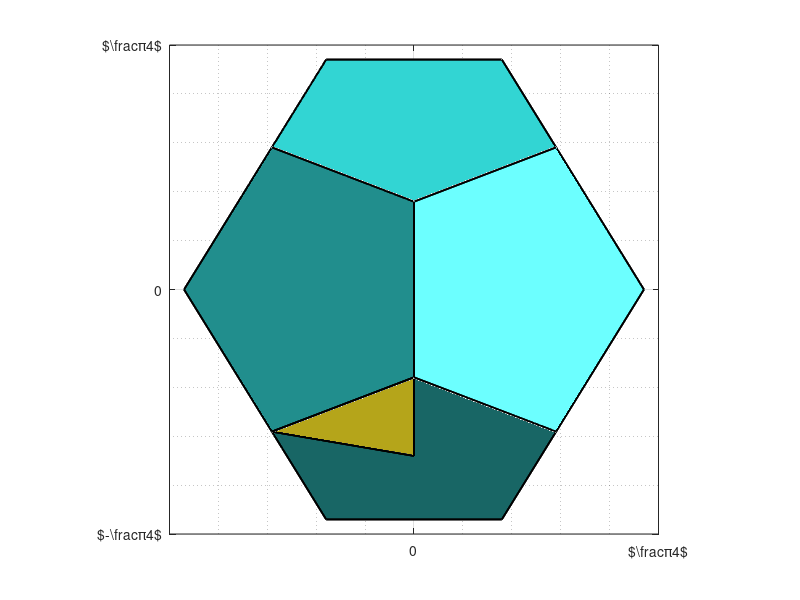

This figure's MATLAB source: (Note: this script raises an error after producing the figure.)
close all; clear; clc;

%% Conceptual plot for F_{H\SO(3)/H}, H -> Icosahedral symmetry group

ruby = [255, 0, 0] / 255;
% -------------------------------------------------------------------------

phi = 0.5 * (1.0 + sqrt (5.0));
c = 4.0 * pi / (sqrt (250.0 + 110.0 * sqrt (5.0)) * (sqrt (5.0) - 1.0));

tile = struct ('face_x', 0, 'face_y', 0, 'face_z', 0, 'face_center', 0);

tile(1).face_x = c * [0, 0, 1, phi, 1];
tile(1).face_y = c * [1/phi, -1/phi, -1, 0, 1];
tile(1).face_z = c * [phi, phi, 1, 1/phi, 1];

tile(2).face_x = c * [0, 0, -1, -phi, -1];
tile(2).face_y = c * [1/phi, -1/phi, -1, 0, 1];
tile(2).face_z = c * [phi, phi, 1, 1/phi, 1];

tile(3).face_x = c * [0, -1, -1/phi, 1/phi, 1];
tile(3).face_y = c * [-1/phi, -1, -phi, -phi, -1];
tile(3).face_z = c * [phi, 1, 0, 0, 1];

tile(4).face_x = c * [0, -1, -1/phi, 1/phi, 1];
tile(4).face_y = c * [1/phi, 1, phi, phi, 1];
tile(4).face_z = c * [phi, 1, 0, 0, 1];

tile(5).face_x = c * [1, phi, phi, 1, 1/phi];
tile(5).face_y = c * [-1, 0, 0, -1, -phi];
tile(5).face_z = c * [1, 1/phi, -1/phi, -1, 0];

tile(6).face_x = c * [-1, -phi, -phi, -1, -1/phi];
tile(6).face_y = c * [-1, 0, 0, -1, -phi];
tile(6).face_z = c * [1, 1/phi, -1/phi, -1, 0];

tile(7).face_x = c * [1, phi, phi, 1, 1/phi];
tile(7).face_y = c * [1, 0, 0, 1, phi];
tile(7).face_z = c * [1, 1/phi, -1/phi, -1, 0];

tile(8).face_x = c * [-1, -phi, -phi, -1, -1/phi];
tile(8).face_y = c * [1, 0, 0, 1, phi];
tile(8).face_z = c * [1, 1/phi, -1/phi, -1, 0];

tile(9).face_x = c * [0, 0, 1, phi, 1];
tile(9).face_y = c * [1/phi, -1/phi, -1, 0, 1];
tile(9).face_z = c * [-phi, -phi, -1, -1/phi, -1];

tile(10).face_x = c * [0, 0, -1, -phi, -1];
tile(10).face_y = c * [1/phi, -1/phi, -1, 0, 1];
tile(10).face_z = c * [-phi, -phi, -1, -1/phi, -1];

tile(11).face_x = c * [0, -1, -1/phi, 1/phi, 1];
tile(11).face_y = c * [-1/phi, -1, -phi, -phi, -1];
tile(11).face_z = c * [-phi, -1, 0, 0, -1];

tile(12).face_x = c * [0, -1, -1/phi, 1/phi, 1];
tile(12).face_y = c * [1/phi, 1, phi, phi, 1];
tile(12).face_z = c * [-phi, -1, 0, 0, -1];

for face_index = 1 : 12

 tile(face_index).face_center = [mean(tile(face_index).face_x), mean(tile(face_index).face_y), mean(tile(face_index).face_z)];
 
end

figure; hold on;

for face_index = 1 : 12
    
 if ( face_index == 3 )
     
  trisurf ([1, 2, 3, 4, 5, 6], [tile(face_index).face_x(1), tile(face_index).face_center(1), tile(face_index).face_x(2 : end)], [tile(face_index).face_y(1), tile(face_index).face_center(2), tile(face_index).face_y(2 : end)], [tile(face_index).face_z(1), tile(face_index).face_center(3), tile(face_index).face_z(2 : end)], 'FaceAlpha', 0.5, 'Linewidth', 1.3);
     
 else
     
  trisurf ([1, 2, 3, 4, 5], tile(face_index).face_x, tile(face_index).face_y, tile(face_index).face_z, 'FaceAlpha', 0.5, 'Linewidth', 1.3);

 end
  
end

wedge_vert_x = [0.0, tile(1).face_x, tile(1).face_center(1)];
wedge_vert_y = [0.0, tile(1).face_y, tile(1).face_center(2)];
wedge_vert_z = [0.0, tile(1).face_z, tile(1).face_center(3)];

wedge_tri = [1, 2, 3, 7; 1, 3, 4, 7; 1, 4, 5, 7; 1, 5, 6, 7; 1, 6, 2, 7];

wedge_vert_x = [wedge_vert_x, tile(2).face_x(3 : end), tile(2).face_center(1)];
wedge_vert_y = [wedge_vert_y, tile(2).face_y(3 : end), tile(2).face_center(2)];
wedge_vert_z = [wedge_vert_z, tile(2).face_z(3 : end), tile(2).face_center(3)];

wedge_tri = [wedge_tri; 1, 3, 2, 11; 1, 2, 10, 11; 1, 10, 9, 11; 1, 9, 8, 11; 1, 8, 3, 11];

wedge_vert_x = [wedge_vert_x, tile(3).face_x([3, 4]), tile(3).face_center(1)];
wedge_vert_y = [wedge_vert_y, tile(3).face_y([3, 4]), tile(3).face_center(2)];
wedge_vert_z = [wedge_vert_z, tile(3).face_z([3, 4]), tile(3).face_center(3)];

wedge_tri = [wedge_tri; 1, 3, 8, 14; 1, 8, 12, 14; 1, 12, 13, 14; 1, 13, 4, 14; 1, 4, 3, 14];

wedge_vert_x = [wedge_vert_x, tile(4).face_x([3, 4]), tile(4).face_center(1)];
wedge_vert_y = [wedge_vert_y, tile(4).face_y([3, 4]), tile(4).face_center(2)];
wedge_vert_z = [wedge_vert_z, tile(4).face_z([3, 4]), tile(4).face_center(3)];

wedge_tri = [wedge_tri; 1, 2, 6, 17; 1, 6, 16, 17; 1, 16, 15, 17; 1, 15, 10, 17; 1, 10, 2, 17];

wedge_vert_x = [wedge_vert_x, tile(5).face_x([3, 4]), tile(5).face_center(1)];
wedge_vert_y = [wedge_vert_y, tile(5).face_y([3, 4]), tile(5).face_center(2)];
wedge_vert_z = [wedge_vert_z, tile(5).face_z([3, 4]), tile(5).face_center(3)];

wedge_tri = [wedge_tri; 1, 4, 13, 20; 1, 13, 19, 20; 1, 19, 18, 20; 1, 18, 5, 20; 1, 5, 4, 20];

wedge_vert_x = [wedge_vert_x, tile(6).face_x([3, 4]), tile(6).face_center(1)];
wedge_vert_y = [wedge_vert_y, tile(6).face_y([3, 4]), tile(6).face_center(2)];
wedge_vert_z = [wedge_vert_z, tile(6).face_z([3, 4]), tile(6).face_center(3)];

wedge_tri = [wedge_tri; 1, 8, 9, 23; 1, 9, 21, 23; 1, 21, 22, 23; 1, 22, 12, 23; 1, 12, 8, 23];

wedge_vert_x = [wedge_vert_x, tile(7).face_x(4), tile(7).face_center(1)];
wedge_vert_y = [wedge_vert_y, tile(7).face_y(4), tile(7).face_center(2)];
wedge_vert_z = [wedge_vert_z, tile(7).face_z(4), tile(7).face_center(3)];

wedge_tri = [wedge_tri; 1, 6, 5, 25; 1, 5, 18, 25; 1, 18, 24, 25; 1, 24, 16, 25; 1, 16, 6, 25];

wedge_vert_x = [wedge_vert_x, tile(8).face_x(4), tile(8).face_center(1)];
wedge_vert_y = [wedge_vert_y, tile(8).face_y(4), tile(8).face_center(2)];
wedge_vert_z = [wedge_vert_z, tile(8).face_z(4), tile(8).face_center(3)];

wedge_tri = [wedge_tri; 1, 10, 15, 27; 1, 15, 26, 27; 1, 26, 21, 27; 1, 21, 9, 27; 1, 9, 10, 27];

wedge_vert_x = [wedge_vert_x, tile(9).face_x([1, 2]), tile(9).face_center(1)];
wedge_vert_y = [wedge_vert_y, tile(9).face_y([1, 2]), tile(9).face_center(2)];
wedge_vert_z = [wedge_vert_z, tile(9).face_z([1, 2]), tile(9).face_center(3)];

wedge_tri = [wedge_tri; 1, 13, 12, 32; 1, 12, 22, 32; 1, 22, 29, 32; 1, 29, 19, 32; 1, 19, 13, 32];

wedge_vert_x = [wedge_vert_x, tile(10).face_center(1)];
wedge_vert_y = [wedge_vert_y, tile(10).face_center(2)];
wedge_vert_z = [wedge_vert_z, tile(10).face_center(3)];

wedge_tri = [wedge_tri; 1, 15, 16, 33; 1, 16, 24, 33; 1, 24, 28, 33; 1, 28, 26, 33; 1, 26, 15, 33];

wedge_vert_x = [wedge_vert_x, tile(11).face_center(1)];
wedge_vert_y = [wedge_vert_y, tile(11).face_center(2)];
wedge_vert_z = [wedge_vert_z, tile(11).face_center(3)];

wedge_tri = [wedge_tri; 1, 18, 19, 30; 1, 19, 29, 30; 1, 29, 28, 30; 1, 28, 24, 30; 1, 24, 18, 30];

wedge_vert_x = [wedge_vert_x, tile(12).face_center(1)];
wedge_vert_y = [wedge_vert_y, tile(12).face_center(2)];
wedge_vert_z = [wedge_vert_z, tile(12).face_center(3)];

wedge_tri = [wedge_tri; 1, 21, 26, 31; 1, 26, 28, 31; 1, 28, 29, 31; 1, 29, 22, 31; 1, 22, 21, 31];

wedge = struct ('x', 0, 'y', 0, 'z', 0);
wedge_counter = 1;

for face_index = 3 : 3
    
 wedge(wedge_counter).x = [tile(face_index).face_x(1), tile(face_index).face_x(2), tile(face_index).face_center(1), 0.0];
 wedge(wedge_counter).y = [tile(face_index).face_y(1), tile(face_index).face_y(2), tile(face_index).face_center(2), 0.0];
 wedge(wedge_counter).z = [tile(face_index).face_z(1), tile(face_index).face_z(2), tile(face_index).face_center(3), 0.0];
 
 trisurf ([1, 2, 3], wedge(wedge_counter).x, wedge(wedge_counter).y, wedge(wedge_counter).z, wedge(wedge_counter).z + 0.5 * pi, 'FaceAlpha', 1.0, 'Linewidth', 1.3);
 trisurf ([1, 2, 4], wedge(wedge_counter).x, wedge(wedge_counter).y, wedge(wedge_counter).z, wedge(wedge_counter).z + 0.5 * pi, 'FaceAlpha', 1.0, 'Linewidth', 1.3);
 trisurf ([1, 3, 4], wedge(wedge_counter).x, wedge(wedge_counter).y, wedge(wedge_counter).z, wedge(wedge_counter).z + 0.5 * pi, 'FaceAlpha', 1.0, 'Linewidth', 1.3);
 trisurf ([2, 3, 4], wedge(wedge_counter).x, wedge(wedge_counter).y, wedge(wedge_counter).z, wedge(wedge_counter).z + 0.5 * pi, 'FaceAlpha', 1.0, 'Linewidth', 1.3);
    
end

hold off;

light ('Position', 10.0 * [1.0, 0.5, 1.0]);
light ('Position', 3.0 * [0.0, 0.0, 1.0]);
light ('Position', 2.0 * [1.0, 1.0, 0.5]);

%xlabel ('x', 'FontWeight', 'bold');
%ylabel ('y', 'FontWeight', 'bold');
%ZLABEL = zlabel ('z', 'FontWeight', 'bold');

axis (0.25 * pi * [-1.0, 1.0, -1.0, 1.0, -1.0, 1.0]);
axis square;
grid on;
grid minor;
box on;

xticks ([-0.25 * pi, 0.0, 0.25 * pi]);
xticklabels ({'', '0', '$\frac{\pi}{4}$'});

yticks ([-0.25 * pi, 0.0, 0.25 * pi]);
yticklabels ({'$-\frac{\pi}{4}$', '0', '$\frac{\pi}{4}$'});

zticks ([-0.25 * pi, 0.0, 0.25 * pi]);
zticklabels ({'$-\frac{\pi}{4}$', '0', '$\frac{\pi}{4}$'});

ax = gca;
ax.XRuler.MinorTick = 'on';
ax.XRuler.MinorTickValues = 0.125 * pi * [- 1.0, 1.0];
ax.XRuler.MinorTickValuesMode = 'manual';

ax.YRuler.MinorTick = 'on';
ax.YRuler.MinorTickValues = 0.125 * pi * [- 1.0, 1.0];
ax.YRuler.MinorTickValuesMode = 'manual';

ax.ZRuler.MinorTick = 'on';
ax.ZRuler.MinorTickValues = 0.125 * pi * [- 1.0, 1.0];
ax.ZRuler.MinorTickValuesMode = 'manual';

%shading flat;
view (60, 25);

%material ([0.4, 1.0, 1.0]);
%material dull;
%material shiny;
%shading interp;
%lighting phong;

%set (ZLABEL, 'Rotation', eps);
set (gcf, 'color', 'w');

set (gca, 'TickLabelInterpreter', 'latex');
set (gca, 'FontSize', 30);
set (gca, 'Linewidth', 1.2);

map = [summer(200); repmat(ruby, 200, 1)];

colormap (map);
